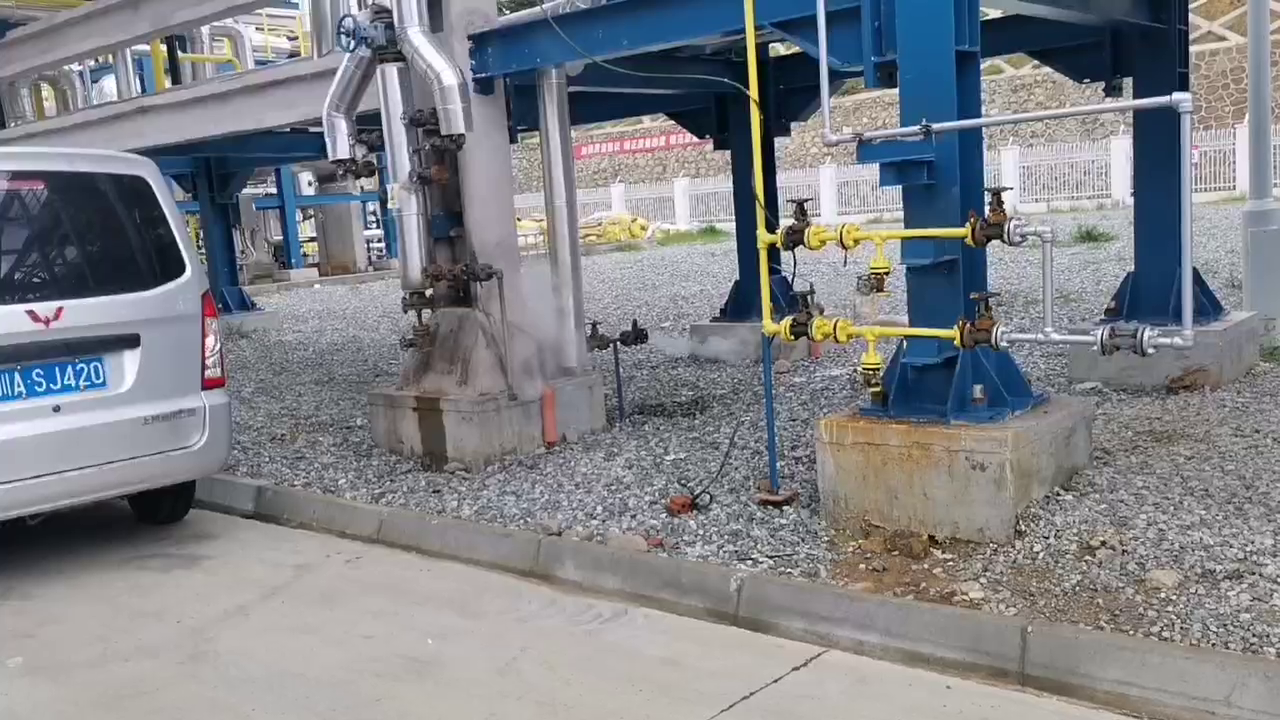
#> input picture frame 30 of OpenCV应用项目/帧差法/gas.mp4, 1280 x 720 px, given in place of gas2.mp4, which was not available
$ python diff_frame_10.py
#> lines starting #> are read from the running program, lines starting #| are printed output that depends on the picture; after the words box and inside, x2 and y2 are one past the last pixel; in counts of white or black regions, pixels touching at a corner belong together; pictures that were not available may be replaced by others from this repository, and a replacement may not be noted
'''
@FileName   :diff_frame_10.py
@Description:帧差法--差10帧--1th和10th差
@Date       :2022/11/02 11:36:32
@Author     :daito
@Website    :Https://github.com/zhd5120153951
@Copyright  :daito
@License    :None
@version    :1.0
@Email      :2462491568@qq.com
'''
import cv2
import time

# 创建视频对象
# video = cv2.VideoCapture(
#     "D:\\FilePackage\\BaiduDiskDownload\\3#\\3#站控制室围墙_20230727120000-20230727235959_1.mp4")
video = cv2.VideoCapture('./gas2.mp4')

# 获取第一帧
ret, frame1 = video.read()
#> frame1 is the input picture: shape (720, 1280, 3); mean B, G, R 135.8, 130.8, 128.7

# 转换为灰度图像
gray1 = cv2.cvtColor(frame1, cv2.COLOR_BGR2GRAY)

cv2.namedWindow("Frame Diff", cv2.WINDOW_NORMAL)
cv2.resizeWindow("Frame Diff", 640, 480)
cv2.namedWindow("Threshold", cv2.WINDOW_NORMAL)
cv2.resizeWindow("Threshold", 640, 480)
frame = 0
# 循环处理视频帧
while True:
    video.set(cv2.CAP_PROP_POS_FRAMES, frame+10)
    # 读取下一帧
    ret, frame2 = video.read()
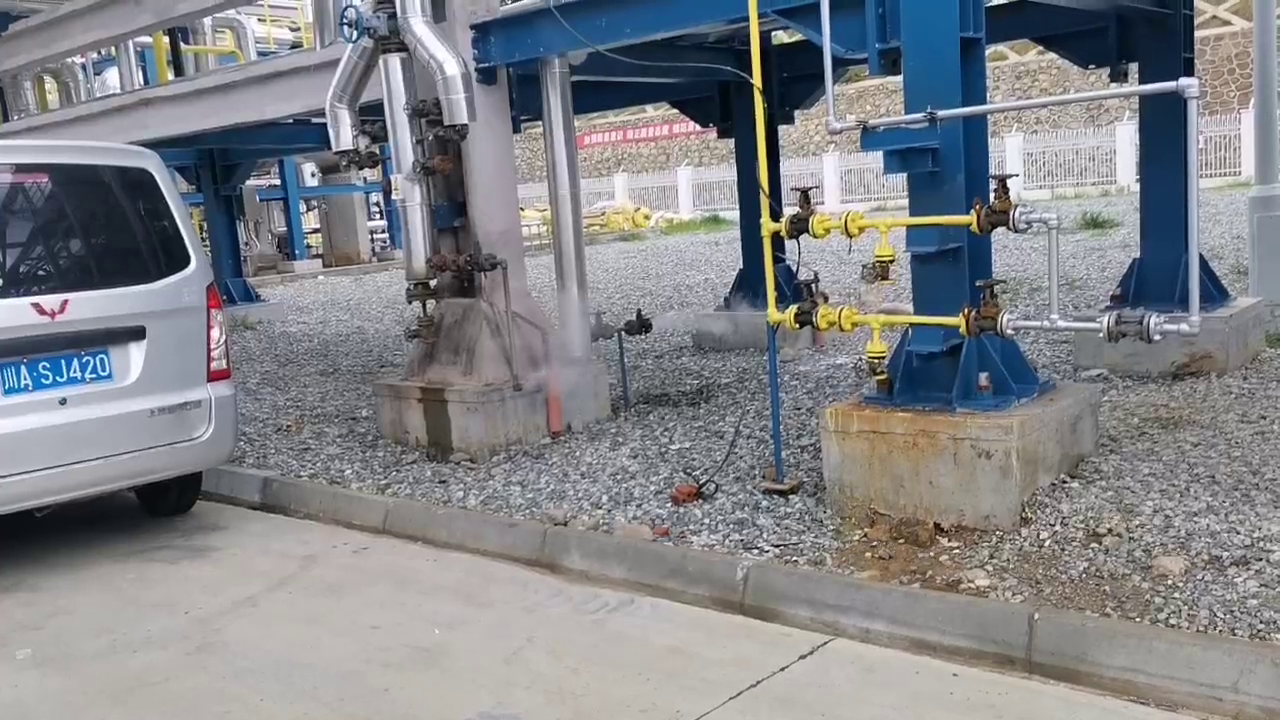
#> input picture frame 10 of OpenCV应用项目/帧差法/gas.mp4, 1280 x 720 px, given in place of gas2.mp4, which was not available
#> frame2 is the input picture: shape (720, 1280, 3); mean B, G, R 136.7, 132.3, 130.5
    if not ret:
        break

    # 转换为灰度图像
    gray2 = cv2.cvtColor(frame2, cv2.COLOR_BGR2GRAY)

    # 计算帧差
    frame_diff = cv2.absdiff(gray1, gray2)

    # 应用阈值处理
    # _, threshold = cv2.threshold(frame_diff, 30, 255, cv2.THRESH_BINARY)
    threshold = cv2.threshold(frame_diff, 30, 255, cv2.THRESH_BINARY)[1]
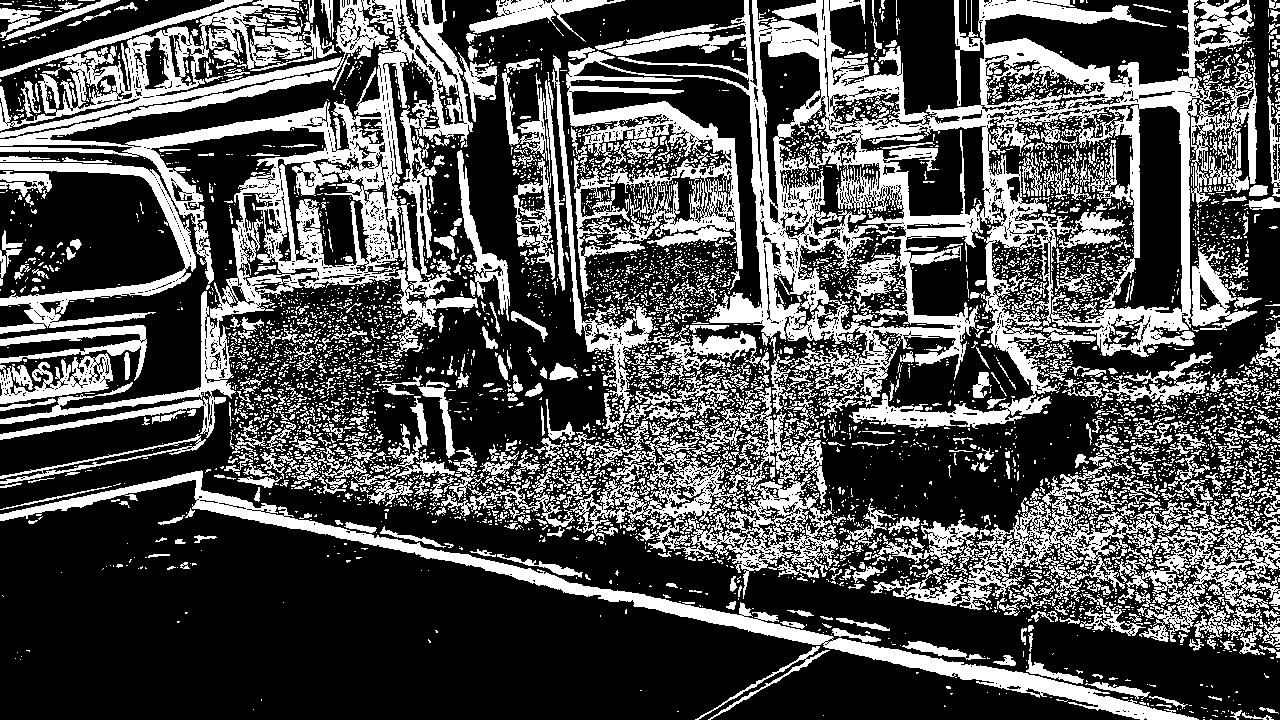
#> threshold: shape (720, 1280); 32.1% white; 6127 white regions (5428 under 20 px), largest, box (x1, y1, x2, y2) and area: (566, 0, 1262, 429) 87648, (0, 0, 478, 440) 58549, (871, 460, 1280, 649) 16001

    # 进行形态学处理,腐蚀,膨胀
    kernel = cv2.getStructuringElement(cv2.MORPH_RECT, (3, 3))
    threshold = cv2.morphologyEx(threshold, cv2.MORPH_ERODE, kernel)
#> threshold: shape (720, 1280); 11.3% white; 3035 white regions (2557 under 20 px), largest, box (x1, y1, x2, y2) and area: (194, 501, 831, 644) 5358, (985, 39, 1197, 313) 4717, (826, 639, 1196, 720) 4020
    threshold = cv2.morphologyEx(threshold, cv2.MORPH_DILATE, kernel)
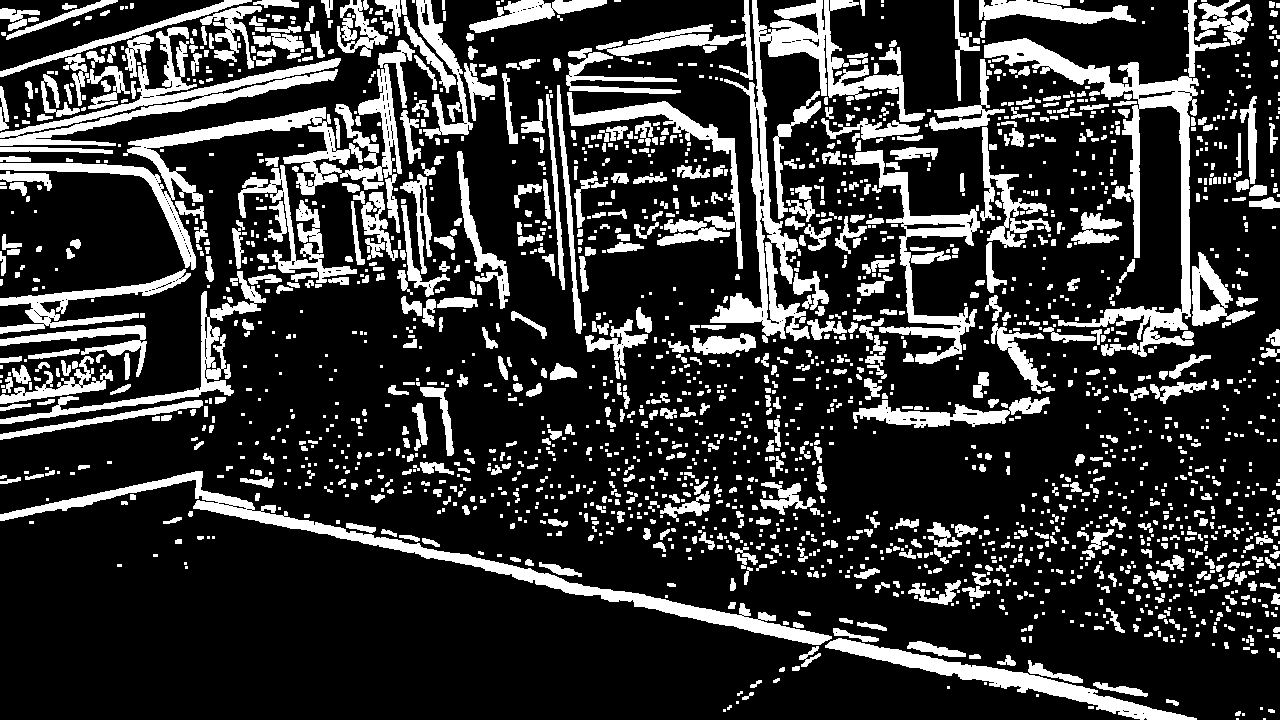
#> threshold: shape (720, 1280); 21.1% white; 2185 white regions (1207 under 20 px)

    # 寻找阈值图像中的轮廓并进行过滤
    contours, _ = cv2.findContours(
        threshold.copy(), cv2.RETR_EXTERNAL, cv2.CHAIN_APPROX_SIMPLE)
#> contours = 2185 contours, 1572 with area under 20; largest, box (x1, y1, x2, y2) and area: (710, 0, 925, 343) 10472, (984, 0, 1230, 357) 9244, (0, 64, 402, 270) 9009, (0, 471, 832, 645) 8538, (0, 27, 341, 146) 6631
    for contour in contours:
        if cv2.contourArea(contour) < 5000:
            continue

        (x, y, w, h) = cv2.boundingRect(contour)
        # 标记运动物体
        cv2.rectangle(frame2, (x, y), (x + w, y + h), (0, 255, 0), 1)

        # 显示结果
        # cv2.imshow("Frame Diff", frame_diff)
        # cv2.imshow("Threshold", threshold)
        cv2.imshow("Frame Diff", frame2)
        cv2.imshow("Threshold", threshold)
#> this loop made 2185 passes
#> contour on passes 1 to 3: [[1263, 718], [1263, 719], [1265, 719], [1265, 718]], [[1236, 718], [1236, 719], [1238, 719], [1238, 718]], [[1242, 713], [1242, 715], [1244, 715], [1244, 713]]
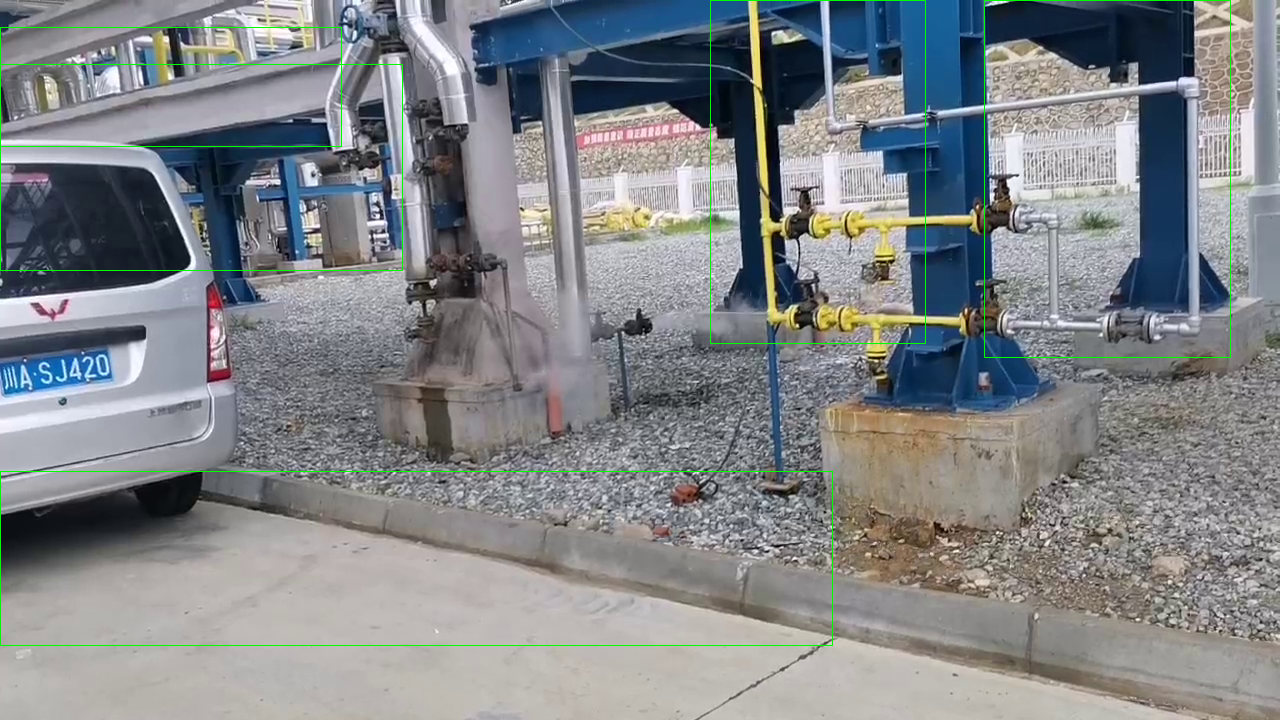
#> frame2: shape (720, 1280, 3); 0.69% of pixels changed, all inside (x1, y1, x2, y2) = (0, 0, 1231, 646)

        # time.sleep(0.1)
    # 按下 'q' 键退出循环
    if cv2.waitKey(1) & 0xFF == ord("q"):
#> (key q is pressed here)
        break

    # 更新前一帧
    gray1 = gray2
    frame += 10

# 释放视频对象和窗口资源
video.release()
cv2.destroyAllWindows()

$ run again, starting later in the video
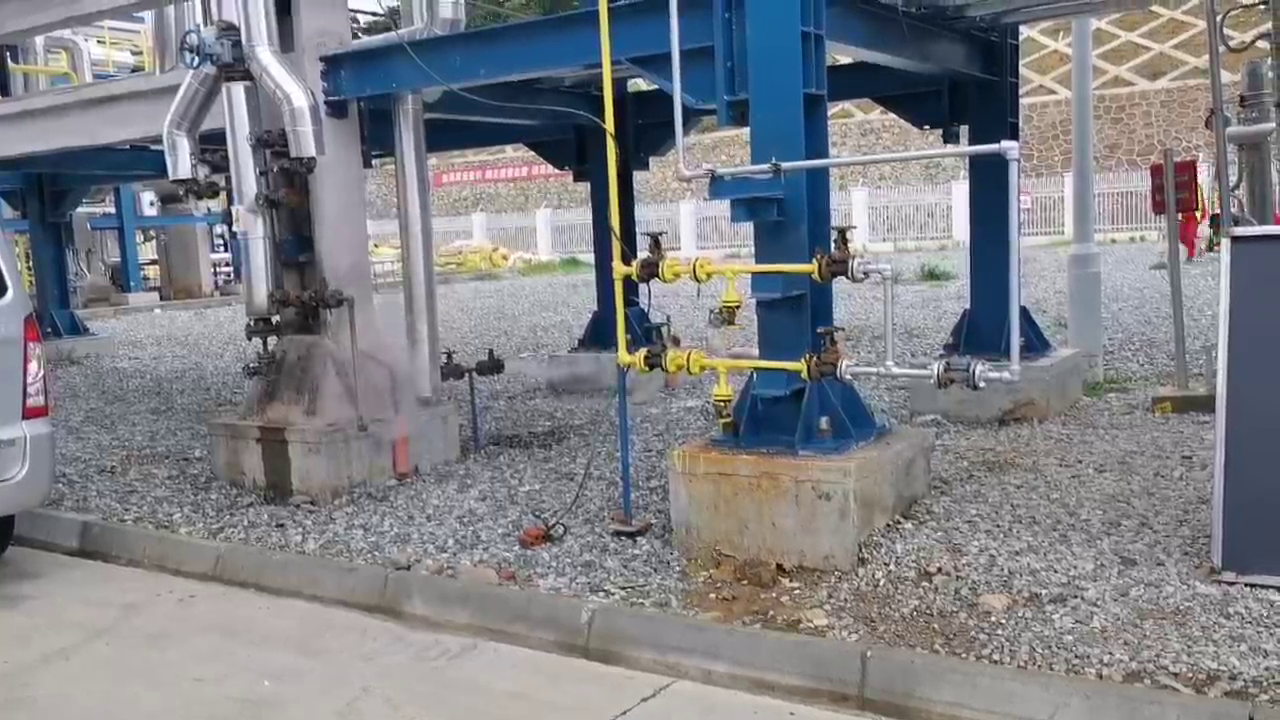
#> input picture frame 138 of OpenCV应用项目/帧差法/gas.mp4, 1280 x 720 px, given in place of gas2.mp4, which was not available
#> frame1 is the input picture: shape (720, 1280, 3); mean B, G, R 134.3, 129.1, 127.6
#> `threshold = cv2.morphologyEx(threshold, cv2.MORPH_DILATE, kernel)`:
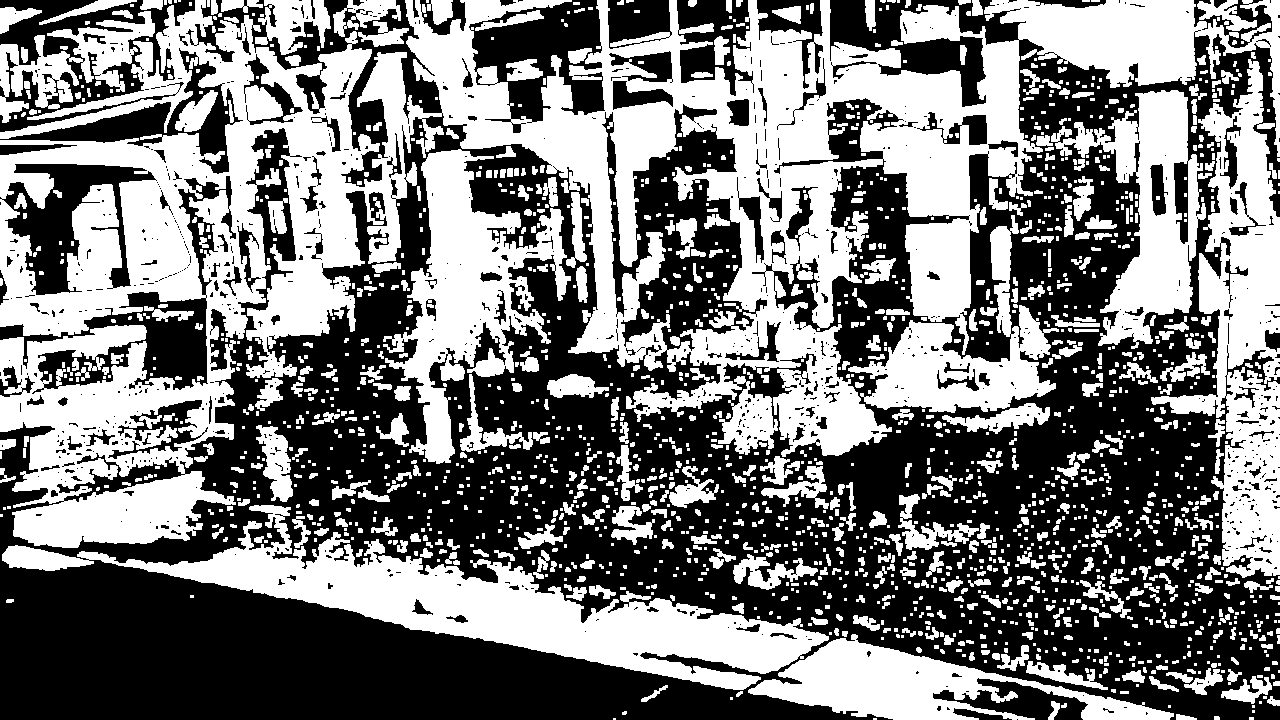
#> threshold: shape (720, 1280); 47.6% white; 1886 white regions (1111 under 20 px)
#> contours = 1765 contours, 1299 with area under 20; largest, box (x1, y1, x2, y2) and area: (0, 0, 1280, 548) 262660, (2, 505, 829, 690) 37864, (1151, 59, 1280, 578) 27644, (383, 149, 571, 464) 21075, (1051, 90, 1206, 349) 16283
#> the loop `for contour in contours:` made 1765 passes
#> contour on passes 1 to 3: [[873, 718], [873, 719], [876, 719], [876, 718]], [[613, 718], [613, 719], [615, 719], [615, 718]], [[1249, 717], [1249, 719], [1253, 719], [1253, 717]]
#> after the loop `for contour in contours:`:
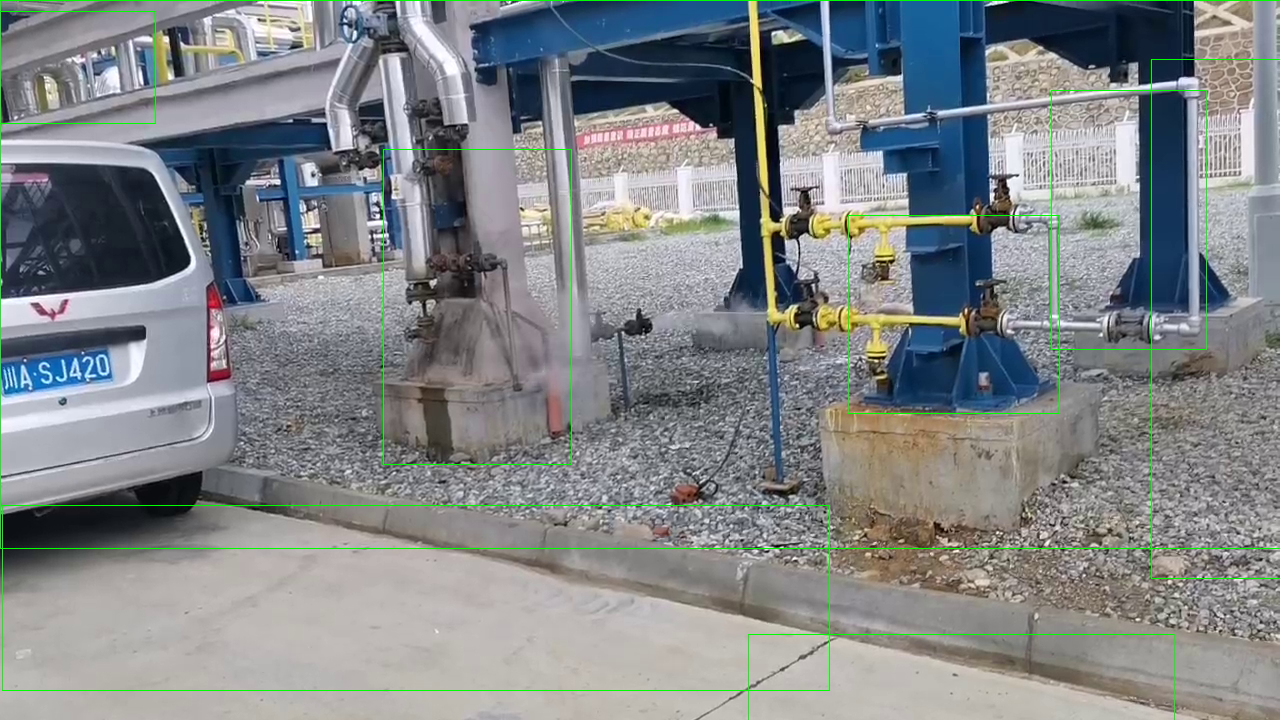
#> frame2: shape (720, 1280, 3); mean B, G, R 135.2, 133.5, 129.1
